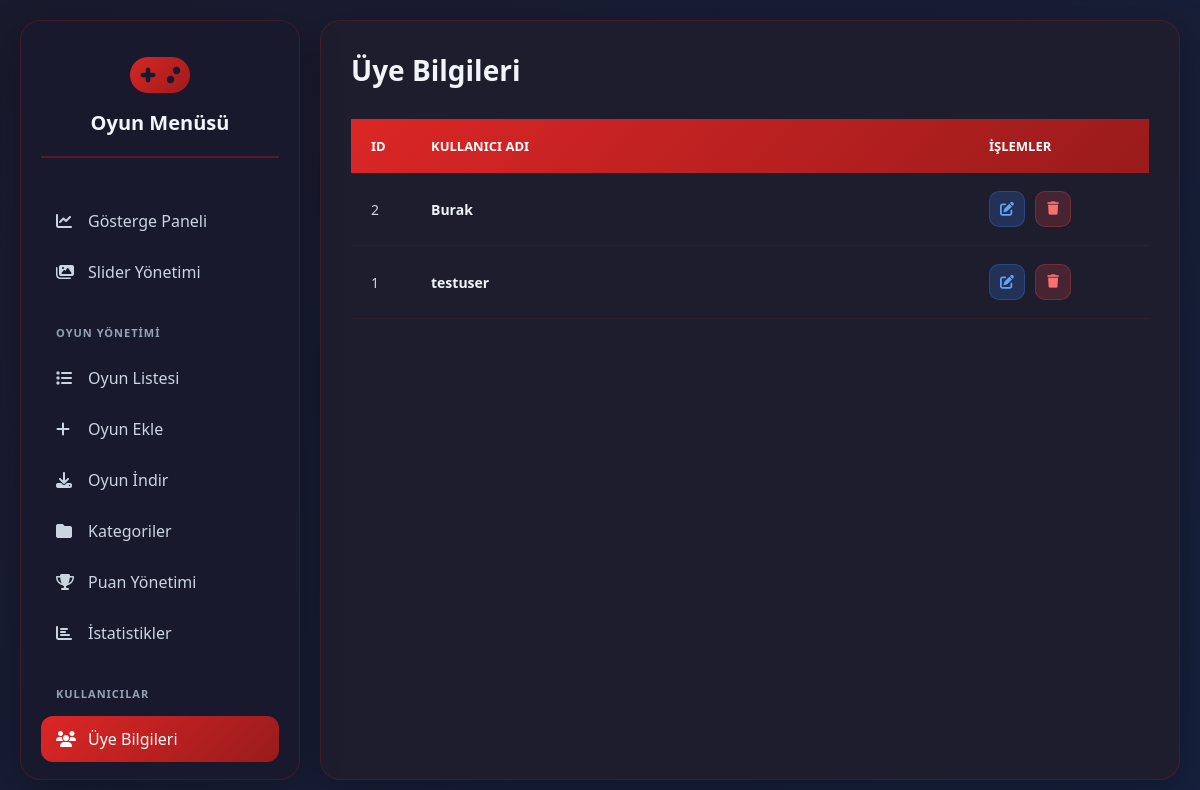
Screenshot of /admin/users with the database file from the repository.
### tables this page shows
CREATE TABLE users (
            id INTEGER PRIMARY KEY AUTOINCREMENT,
            username TEXT NOT NULL UNIQUE,
            password_hash TEXT NOT NULL
        );

### app.py (the view)
@app.route('/admin/users')
def manage_users():
    conn = get_db_connection()
    users = conn.execute('SELECT id, username FROM users ORDER BY username ASC').fetchall()
    conn.close()
    return render_template('manage_users.html', users=users)

### app.py (called while the page is built)
def get_db_connection():
    conn = sqlite3.connect(DATABASE, check_same_thread=False)
    conn.row_factory = sqlite3.Row
    return conn

### templates/manage_users.html (shortened to what this page needs)
{% extends 'base_admin.html' %}
{% block content %}
    <div class="header">
        <h1>Üye Bilgileri</h1>
    </div>
    <div class="games-table">
        <table>
            <thead>
                <tr>
                    <th style="width: 60px;">ID</th>
                    <th>Kullanıcı Adı</th>
                    <th style="width: 180px;">İşlemler</th>
                </tr>
            </thead>
            <tbody>
                {% for user in users %}
                <tr>
                    <td>{{ user.id }}</td>
                    <td class="game-name">{{ user.username }}</td>
                    <td>
                        <div class="action-buttons">
                            <a href="{{ url_for('edit_user', user_id=user.id) }}" class="btn-icon btn-edit" title="Düzenle"><i class="fas fa-edit"></i></a>
                            <form action="{{ url_for('delete_user', user_id=user.id) }}" method="POST" class="actions-form">
                                <button type="submit" class="btn-icon btn-delete" onclick="return confirm('`{{ user.username }}` kullanıcısını ve tüm save dosyalarını silmek istediğine emin misin?');" title="Sil"><i class="fas fa-trash"></i></button>
                            </form>
                        </div>
                    </td>
                </tr>
                {% endfor %}
            </tbody>
        </table>
    </div>
{% endblock %}

### static/css/admin_styles.css (style rules this page uses)
* { margin: 0; padding: 0; box-sizing: border-box; }
body { font-family: 'Segoe UI', Tahoma, Geneva, Verdana, sans-serif; background: linear-gradient(135deg, #1a1a2e 0%, #16213e 100%); min-height: 100vh; padding: 20px; color: #f1f5f9; background-repeat: no-repeat; background-size: cover; background-attachment: fixed; overflow-x: hidden; }
.header { display: flex; flex-wrap: wrap; justify-content: space-between; align-items: center; margin-bottom: 30px; flex-shrink: 0; gap: 15px; }
.header h1 { font-size: 28px; color: #f1f5f9; font-weight: 700; }
.action-buttons { display: flex; gap: 10px; }
.actions-form { display: contents; }
.btn-icon { width: 36px; height: 36px; border-radius: 10px; border: none; cursor: pointer; display: flex; align-items: center; justify-content: center; transition: all 0.3s ease; text-decoration: none; }
.btn-edit { background: rgba(59, 130, 246, 0.2); color: #60a5fa; border: 1px solid rgba(59, 130, 246, 0.3); }
.btn-delete { background: rgba(239, 68, 68, 0.2); color: #f87171; border: 1px solid rgba(239, 68, 68, 0.3); }
.games-table { overflow: auto; }
table { width: 100%; border-collapse: collapse; min-width: 600px; }
thead { background: linear-gradient(135deg, #dc2626 0%, #991b1b 100%); }
thead th { padding: 18px 20px; text-align: left; color: white; font-weight: 600; font-size: 13px; text-transform: uppercase; }
tbody tr { border-bottom: 1px solid rgba(220, 38, 38, 0.1); }
tbody td { padding: 18px 20px; color: #cbd5e1; font-size: 14px; }
.game-name { font-weight: 600; color: #f1f5f9; }

### rows the page displays
users: id "2", username "Burak"
users: id "1", username "testuser"
